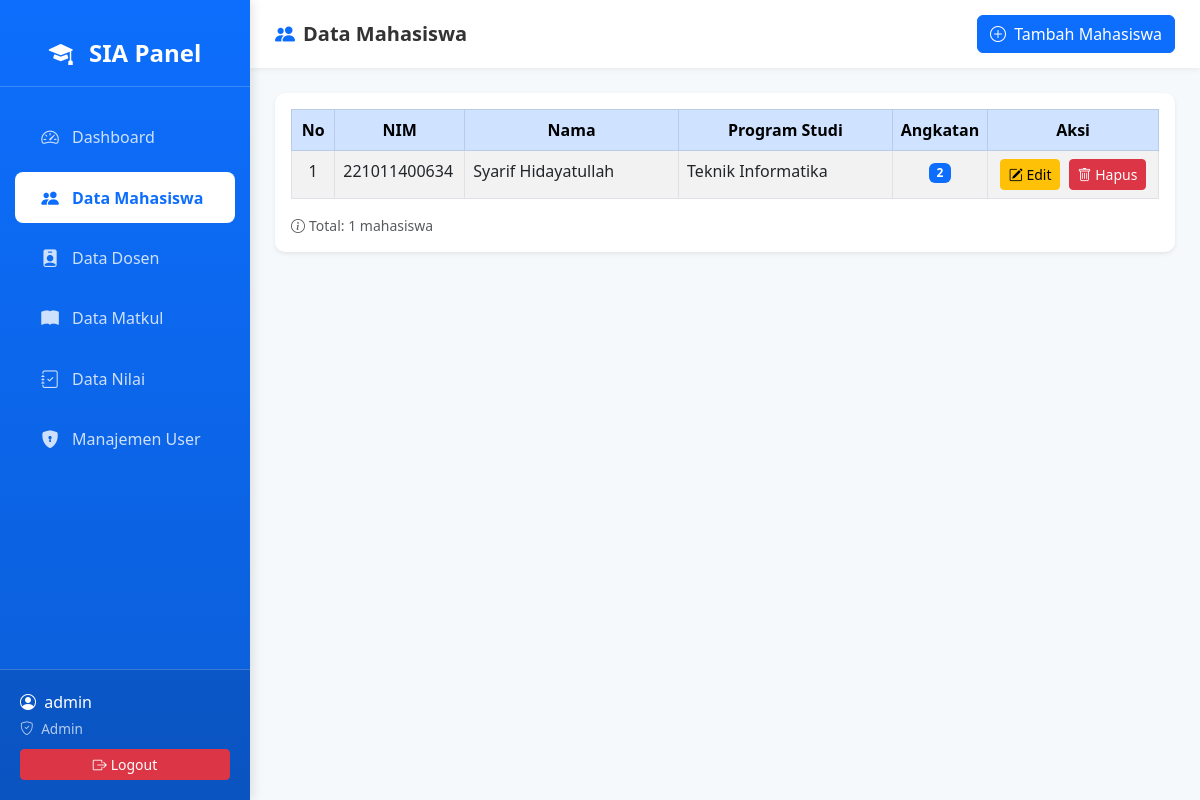
Page /admin/mahasiswa/index.php (signed in) on the committed database.
### tables this page shows
CREATE TABLE `mahasiswa` (
  `nim` bigint NOT NULL,
  `nama` varchar(100) NOT NULL,
  `prodi` varchar(50) NOT NULL,
  `angkatan` int NOT NULL
);

### classes/Database.php (called while the page is built, shortened)
<?php
class Database {
    private $host = "localhost";
    private $user = "root";
    private $pass = "dunaman";
    private $db   = "workshop_aslab";
    public $koneksi;
    public function __construct() {
        $this->koneksi = mysqli_connect($this->host, $this->user, $this->pass, $this->db);
    }
    public function getConnection() {
        return $this->koneksi;
    }
}

### classes/Mahasiswa.php (called while the page is built, shortened)
<?php
class Mahasiswa {
    private $conn;
    public function __construct($database) {
        $this->db = $database;
        $this->conn = $this->db->getConnection();
    }
    public function tampil() {
        $query = "SELECT * FROM mahasiswa ORDER BY angkatan DESC, nama ASC";
        $result = mysqli_query($this->conn, $query);
        return $result;
    }
    public function jumlahData() {
        return mysqli_num_rows(mysqli_query($this->conn, "SELECT * FROM mahasiswa"));
    }
}

### admin/mahasiswa/index.php (the view, shortened to what this page needs)
<?php
require_once '../../classes/Database.php';
require_once '../../classes/Mahasiswa.php';
$db = new Database();
$mhs = new Mahasiswa($db);
?>
<!DOCTYPE html>
<html lang="en">
<head>
	<link href="https://cdn.jsdelivr.net/npm/bootstrap@5.3.0/dist/css/bootstrap.min.css" rel="stylesheet">
	<link rel="stylesheet" href="https://cdn.jsdelivr.net/npm/bootstrap-icons@1.11.0/font/bootstrap-icons.css">
</head>
<body>
	<?php include '../../includes/sidebar.php'; ?>
	<div class="main-content">
		<div class="top-navbar">
			<h5 class="page-title">
				<i class="bi bi-people-fill text-primary me-2"></i>Data Mahasiswa
			</h5>
			<button class="btn btn-primary" data-bs-toggle="modal" data-bs-target="#modalTambah">
				<i class="bi bi-plus-circle me-1"></i> Tambah Mahasiswa
			</button>
		</div>
		<div class="content-wrapper">
			<div class="card shadow-sm">
				<div class="card-body">
					<div class="table-responsive">
						<table class="table table-striped table-bordered table-hover">
							<thead class="table-primary">
								<tr class="text-center">
									<th width="5%">No</th>
									<th width="15%">NIM</th>
									<th width="25%">Nama</th>
									<th width="25%">Program Studi</th>
									<th width="10%">Angkatan</th>
									<th width="20%">Aksi</th>
								</tr>
							</thead>
							<tbody>
								<?php
								$no = 1;
								$data = $mhs->tampil();
								if (mysqli_num_rows($data) > 0) {
									while ($row = mysqli_fetch_assoc($data)) {
										echo "<tr>
											<td class='text-center'>" . $no++ . "</td>
											<td>" . htmlspecialchars($row['nim']) . "</td>
											<td>" . htmlspecialchars($row['nama']) . "</td>
											<td>" . htmlspecialchars($row['prodi']) . "</td>
											<td class='text-center'><span class='badge bg-primary'>" . htmlspecialchars($row['angkatan']) . "</span></td>
											<td class='text-center'>
												<button class='btn btn-warning btn-sm me-1' data-bs-toggle='modal' data-bs-target='#modalEdit" . $row['nim'] . "'>
													<i class='bi bi-pencil-square'></i> Edit
												</button>
												<a href='index.php?hapus=" . $row['nim'] . "' class='btn btn-danger btn-sm' onclick=\"return confirm('Yakin ingin menghapus data " . htmlspecialchars($row['nama']) . "?')\">
													<i class='bi bi-trash'></i> Hapus
												</a>
											</td>
										</tr>";
									}
								} else {
									echo '<tr><td colspan="6" class="text-center text-muted">Belum ada data mahasiswa</td></tr>';
								}
								?>
							</tbody>
						</table>
					</div>
					<?php
					$total = $mhs->jumlahData();
					?>
					<div class="text-muted small">
						<i class="bi bi-info-circle me-1"></i>Total: <?= $total ?> mahasiswa
					</div>
				</div>
			</div>
		</div>
	</div>
</body>
</html>

### includes/sidebar.php (style rules this page uses)
.main-content { margin-left: 250px; min-height: 100vh; background: #f6f9fc; }
.top-navbar { background: #fff; padding: 15px 25px; box-shadow: 0 2px 5px rgba(0, 0, 0, 0.05); display: flex; justify-content: space-between; align-items: center; }
.top-navbar .page-title { font-size: 1.25rem; font-weight: 600; color: #333; margin: 0; }
.content-wrapper { padding: 25px; }
.card { border: none; border-radius: 10px; }

### rows in the picture
mahasiswa: nim "221011400634", nama "Syarif Hidayatullah", prodi "Teknik Informatika", angkatan "2"

### other values in the picture
$_SESSION['username'] "admin"
$_SESSION['level'] "Admin"
$total "1"
